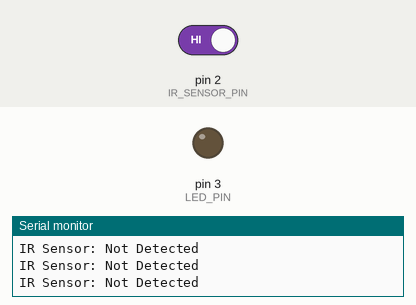
Bench run of a sketch on a simulated Arduino Uno, built with avr-gcc and run on an emulated ATmega328P. On the bench: output pins drawn as LEDs (lit = HIGH), the last lines printed to the serial monitor. Inputs (shaded band) come from the test bench; at power-on: pin 2 (IR_SENSOR_PIN) HIGH.

Above: at 2.8 s.
2.9 s: pin 2 (IR_SENSOR_PIN) driven LOW
At 4.2 s:
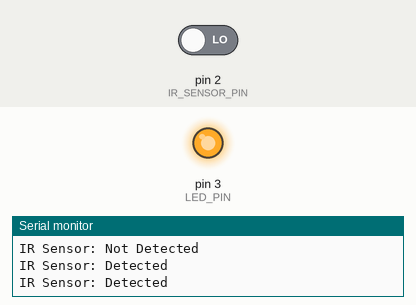
4.5 s: pin 2 (IR_SENSOR_PIN) driven HIGH
At 5.9 s:
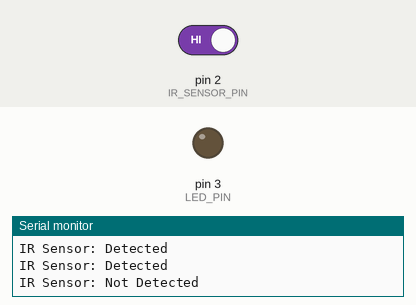
Timing chart, 0 to 7.5 s (numbered marks = the images above; inputs shaded):
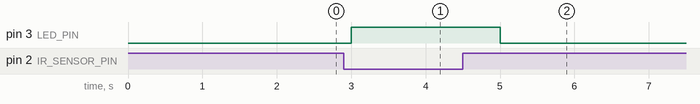

The sketch:

irsensor.ino
```cpp
const int IR_SENSOR_PIN = 2;
const int LED_PIN = 3;

void setup() {
  Serial.begin(9600);
  pinMode(IR_SENSOR_PIN, INPUT);
  pinMode(LED_PIN, OUTPUT);
}

void loop() {
  int sensorValue = digitalRead(IR_SENSOR_PIN);
  if (sensorValue != HIGH) {
    Serial.println("IR Sensor: Detected");
    digitalWrite(LED_PIN, HIGH);
  } else {
    Serial.println("IR Sensor: Not Detected");
    digitalWrite(LED_PIN, LOW);
  }
  delay(1000);
}
```

Measured:
- after the input at 2.9 s, pin 3 (LED_PIN): LOW → HIGH after 0.10 s
- after the input at 4.5 s, pin 3 (LED_PIN): HIGH → LOW after 0.50 s
